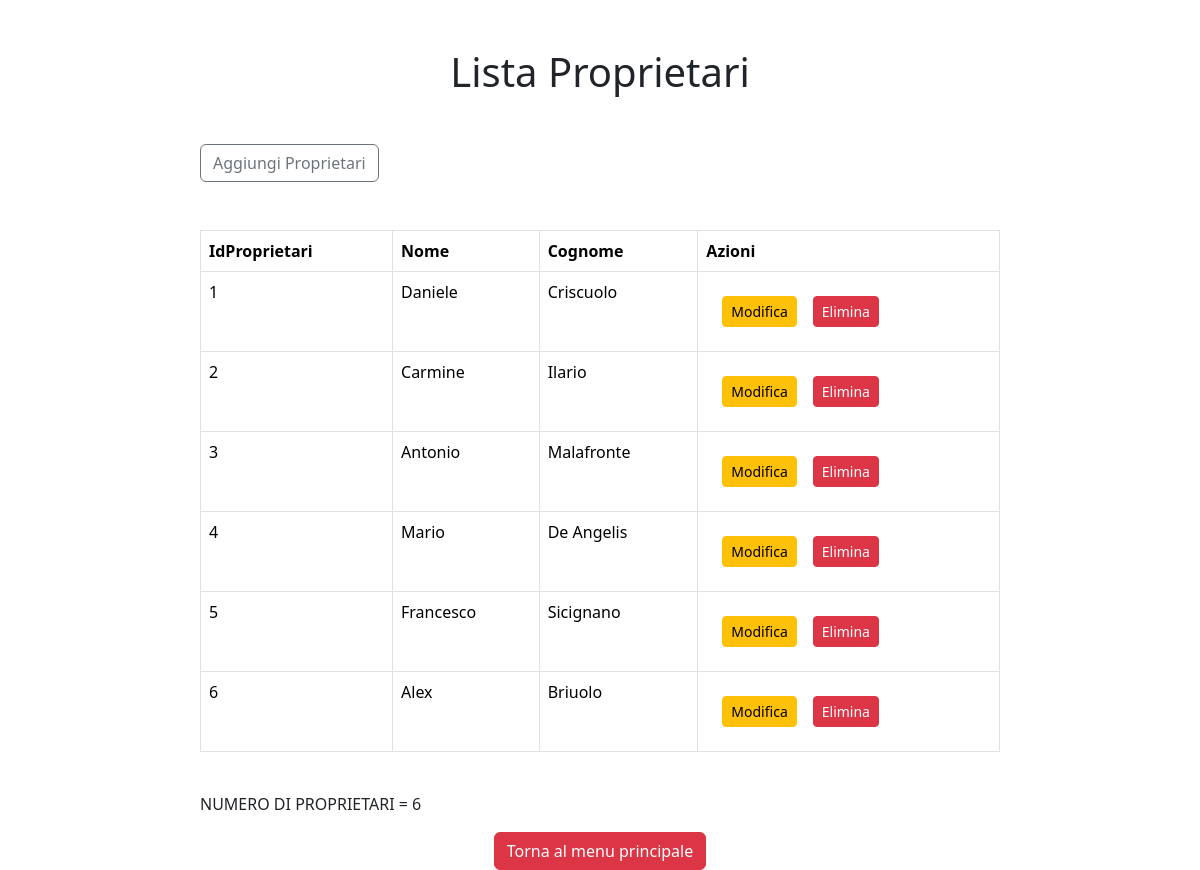
Screenshot of /view/proprietari/lista_proprietari.php with the database file from the repository.
### tables this page shows
CREATE TABLE `proprietari` (
  `IdProprietari` int(4) NOT NULL,
  `Nome` varchar(20) NOT NULL,
  `Cognome` varchar(20) NOT NULL
);

### View/Proprietari/lista_proprietari.php (the view, shortened to what this page needs)
<?php
	include_once "../../model/database/config.php";
	$query = "SELECT * FROM Proprietari";
				$risu = $con->query($query) or die ("Query fallita!");
?>
<!doctype html>
<html lang="it">
  <head>
	<link rel="stylesheet" href="../../src/css/bootstrap.min.css">
  </head>
	<body>
		<div class="col-12  col-md-10 col-lg-8 col-xl-8 col-xxl-6 mt-5 mx-auto ">
			<h1 class="text-center mb-5"> Lista Proprietari </h1>
			<a href="inser_proprietari.html"><button type="button"  class="btn btn-outline-secondary mb-5">Aggiungi Proprietari</button></a>
			<table class="table table-bordered table-hover ">
			<thead>
				<tr>
					<th scope="col">IdProprietari</th>
					<th scope="col">Nome</th>
					<th scope="col">Cognome</th>
					<th scope ="col">Azioni </th>
				</tr>
			</thead>
				<?php
					if ($risu->num_rows >0){
					while ($riga = $risu -> fetch_assoc()) {
				?>
						<td><?php echo $riga['IdProprietari'];?></td>
						<td><?php echo $riga['Nome'];?></td>
						<td><?php echo $riga['Cognome'];?></td>
						<td><a class="btn btn-warning btn-sm m-3 " href="../../view/proprietari/mod_proprietari_form.php?id=<?php echo $riga['IdProprietari'];?>">Modifica</a><a class="btn btn-danger btn-sm " href="../../controller/proprietari/canc_proprietari.php?id=<?php echo $riga	['IdProprietari']; ?>">Elimina</a></td>
					<?php
					}
					}
					?>
    					<?php
						echo "
							</table><br/>
							NUMERO DI PROPRIETARI = {$risu->num_rows}"
						?>
						<div class="text-center">
		<a class="btn btn-danger btn-md mt-3 " href="../../index.php">Torna al menu principale</a>
                </div>
		</div>
	</body>
</html>

### rows the page displays
proprietari: IdProprietari "1", Nome "Daniele", Cognome "Criscuolo"
proprietari: IdProprietari "2", Nome "Carmine", Cognome "Ilario"
proprietari: IdProprietari "3", Nome "Antonio", Cognome "Malafronte"
proprietari: IdProprietari "4", Nome "Mario", Cognome "De Angelis"
proprietari: IdProprietari "5", Nome "Francesco", Cognome "Sicignano"
proprietari: IdProprietari "6", Nome "Alex", Cognome "Briuolo"

### other values shown
$risu->num_rows "6"
